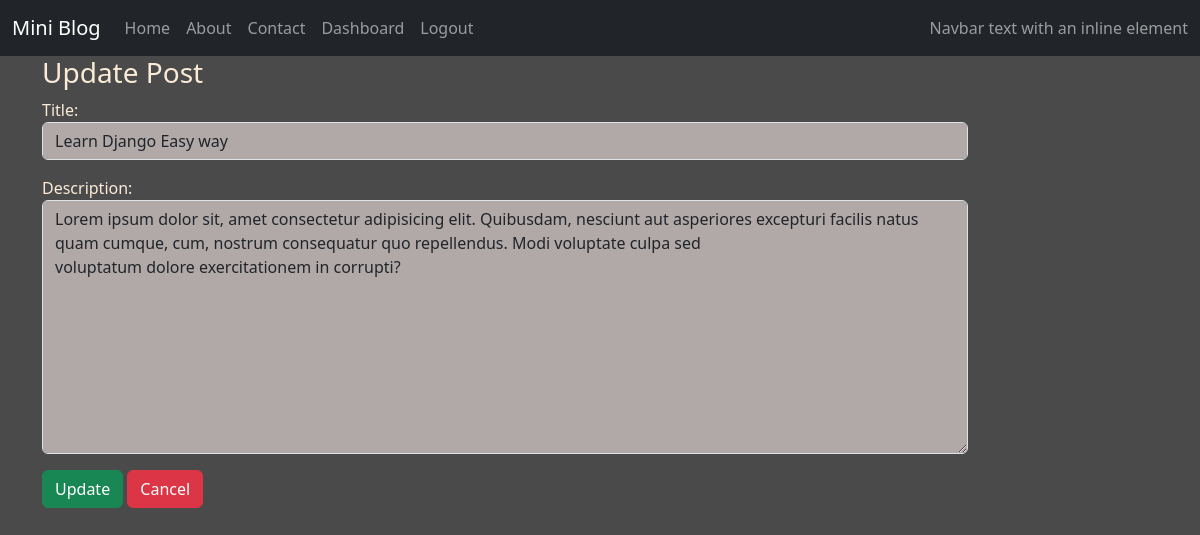
The page /updatepost/1/ (signed in) on the database its author committed.
### blog/models.py (models this page shows)
class Post(models.Model):
    title=models.CharField(max_length=150)
    desc=models.TextField()

### blog/views.py (the view)
# urls.py: path('updatepost/<int:id>/', views.update_post, name='updatepost'),
def update_post(request, id):
    if request.user.is_authenticated:
        if request.method=='POST':    #After submitting the data (on click of update)
            pi=Post.objects.get(pk=id)
            form=PostForm(request.POST, instance=pi)
            if form.is_valid():
                form.save()
                messages.success(request, 'Updated successfully!')
        else:
            pi=Post.objects.get(pk=id)   #get the already submitted form with given id on url
            form=PostForm(instance=pi)   #show the form on browser
        return render(request, 'blog/updatepost.html',{'form':form})
    else:
        return HttpResponseRedirect('/login/')

### blog/forms.py
class PostForm(forms.ModelForm):
    class Meta:
        model=Post
        fields =['title', 'desc']
        labels={'title':'Title', 'desc':'Description'}
        widgets={'title':forms.TextInput(attrs={'class':'form-control'}),
                 'desc':forms.Textarea(attrs={'class':'form-control'})}

### blog/templates/blog/updatepost.html (shortened to what this page needs)
{% extends 'blog/base.html' %}
{% load static %}
{% block content %}
  <div class="col-sm-10">
    <h3 clas="text-white my-5">Update Post</h3>
    <form action="" method="post" novalidate>
        {{form.as_p}}
        <input type="submit" value="Update" class="btn btn-success">
        <a href="{% url 'dashboard' %}" class="btn btn-danger">Cancel</a>
    </form>
  </div>
{% endblock content %}

### blog/static/blog/css/style.css (style rules this page uses)
body { background-color: rgb(75, 74, 74); color:antiquewhite; }
.form-control, .form-control:focus { background-color: rgb(177, 168, 168); }

### rows shown on the page
Post: title "Learn Django Easy way", desc "Lorem ipsum dolor sit, amet consectetur adipisicing elit. Quibusdam, nesciunt aut asperiores excepturi facilis natus quam cumque, cum, nostrum consequatur quo repellendus. Modi voluptate culpa sed voluptatum dolore exercitationem in corrupti?"
